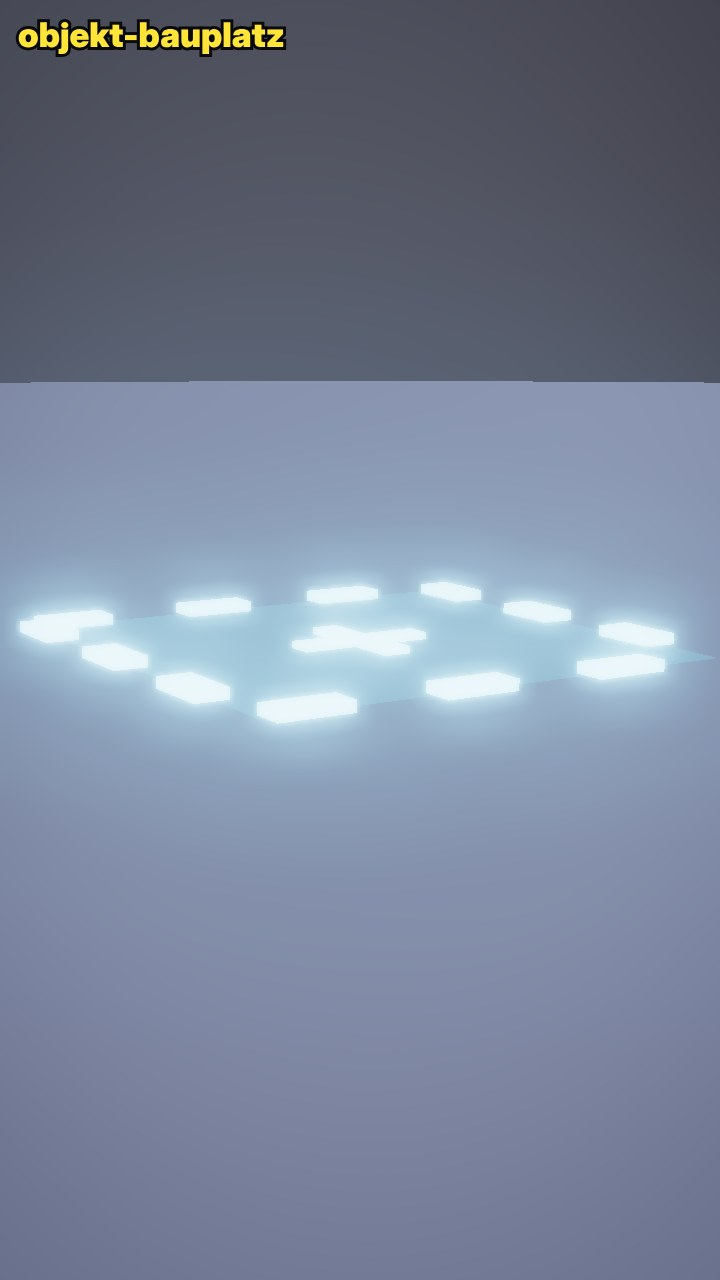
#> input picture block/katalog/objekt-bauplatz.jpg, 720 x 1280 px; its folder holds 4 pictures in this run
$ python katalog_uebersicht.py
#> lines starting #> are read from the running program, lines starting #| are printed output that depends on the picture
"""Kontaktbogen aller Vorschaubilder: block/katalog/uebersicht.jpg (Namen stehen schon im Bild)."""
from pathlib import Path
from PIL import Image
D = Path(__file__).resolve().parent / "katalog"
bilder = sorted(p for p in D.glob("*.jpg") if p.name != "uebersicht.jpg")
SP, W, H = 8, 180, 320
zeilen = (len(bilder) + SP - 1) // SP
bogen = Image.new("RGB", (SP * W, max(1, zeilen) * H), "#111")
#> bogen: PIL image 1440x320 RGB; every value is 17
for i, p in enumerate(bilder):
    bogen.paste(Image.open(p).convert("RGB").resize((W, H)), ((i % SP) * W, (i // SP) * H))
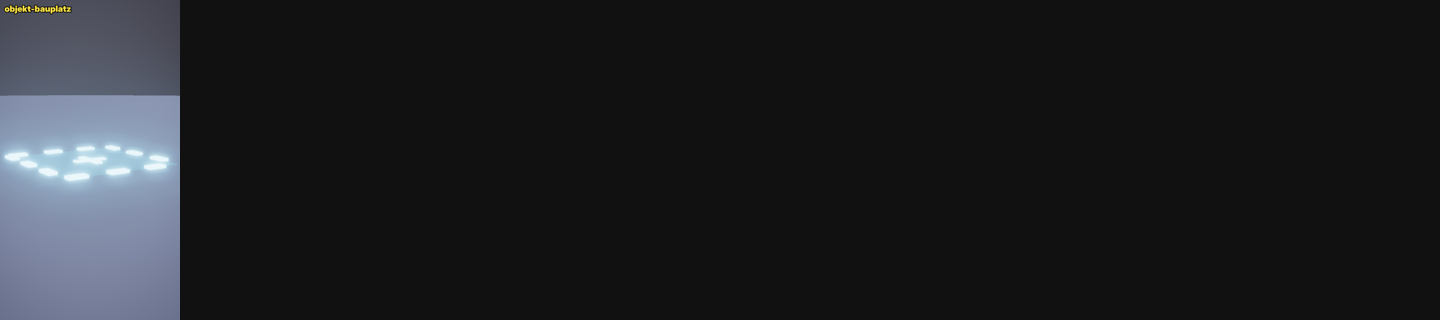
#> bogen: PIL image 1440x320 RGB; mean R, G, B 30, 31.4, 34
#> pass 2 of the loop `for i, p in enumerate(bilder):`:
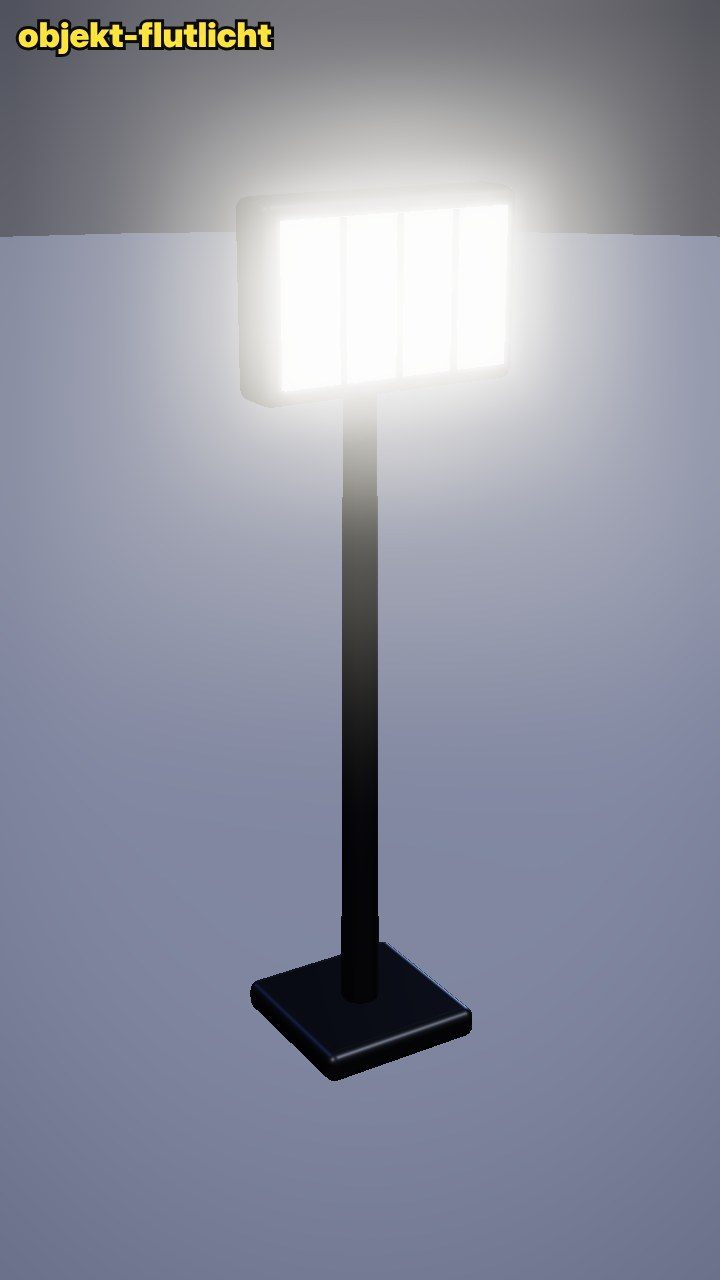
#> input picture block/katalog/objekt-flutlicht.jpg, 720 x 1280 px
#> `bogen.paste(Image.open(p).convert("RGB").resize((W, H)), ((i % SP) * W..`:
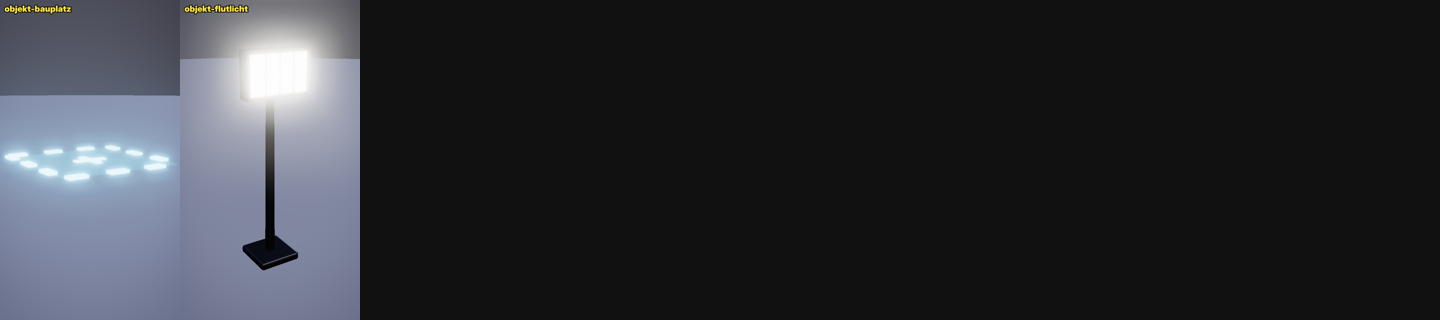
#> bogen: PIL image 1440x320 RGB; mean R, G, B 45.6, 47.4, 52
#> pass 3 of the loop `for i, p in enumerate(bilder):`:
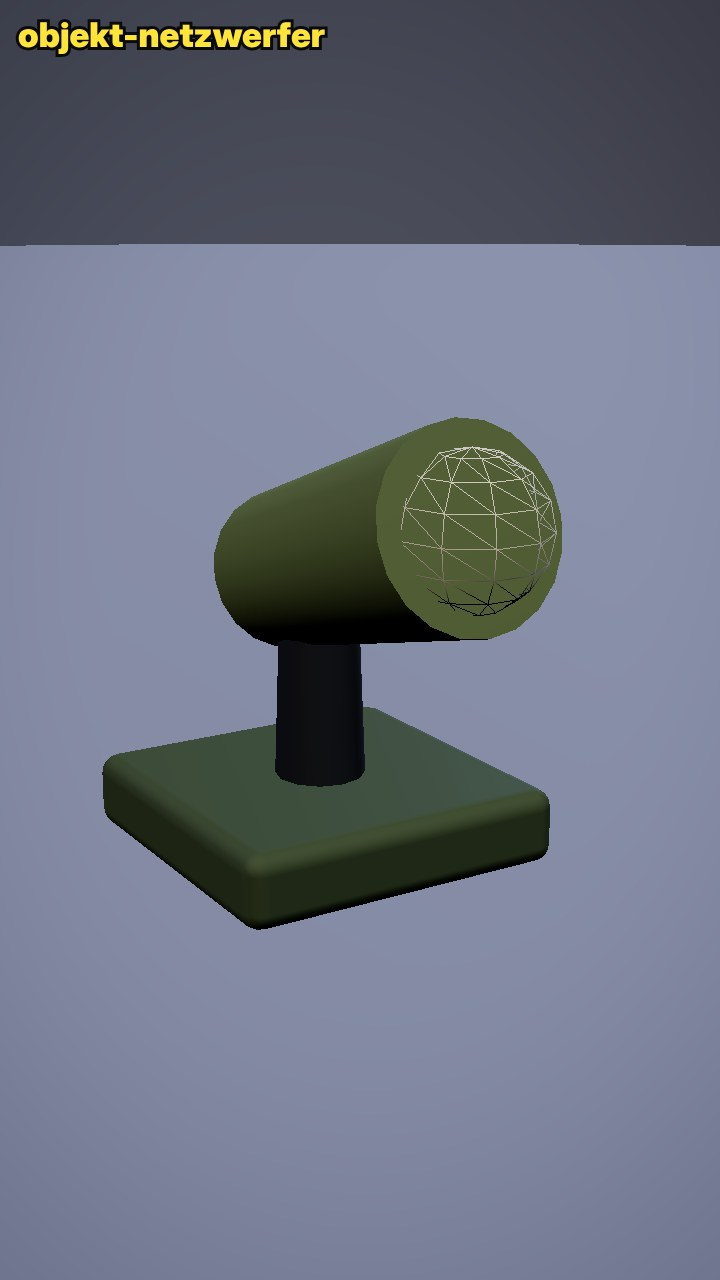
#> input picture block/katalog/objekt-netzwerfer.jpg, 720 x 1280 px
#> `bogen.paste(Image.open(p).convert("RGB").resize((W, H)), ((i % SP) * W..`:
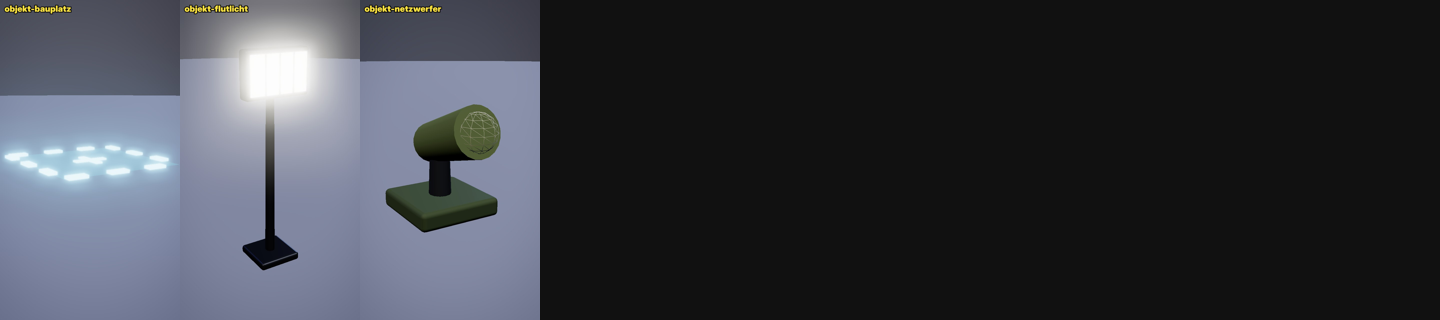
#> bogen: PIL image 1440x320 RGB; mean R, G, B 57, 59.5, 66.2
#> the loop made 4 passes; the first 3 are shown
bogen.save(D / "uebersicht.jpg", quality=85)
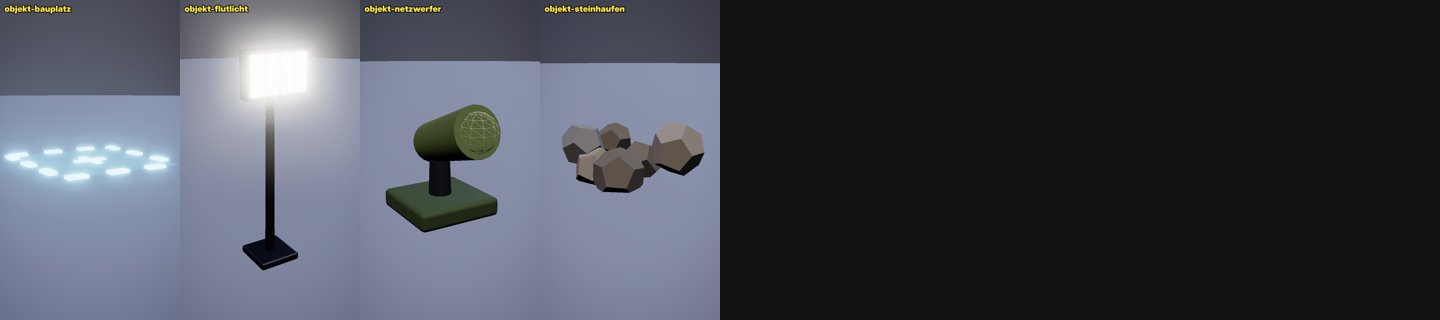
#> saved as uebersicht.jpg: PIL image 1440x320 RGB; mean R, G, B 69.3, 72.3, 81.3
print("Übersicht:", D / "uebersicht.jpg", len(bilder), "Elemente")
